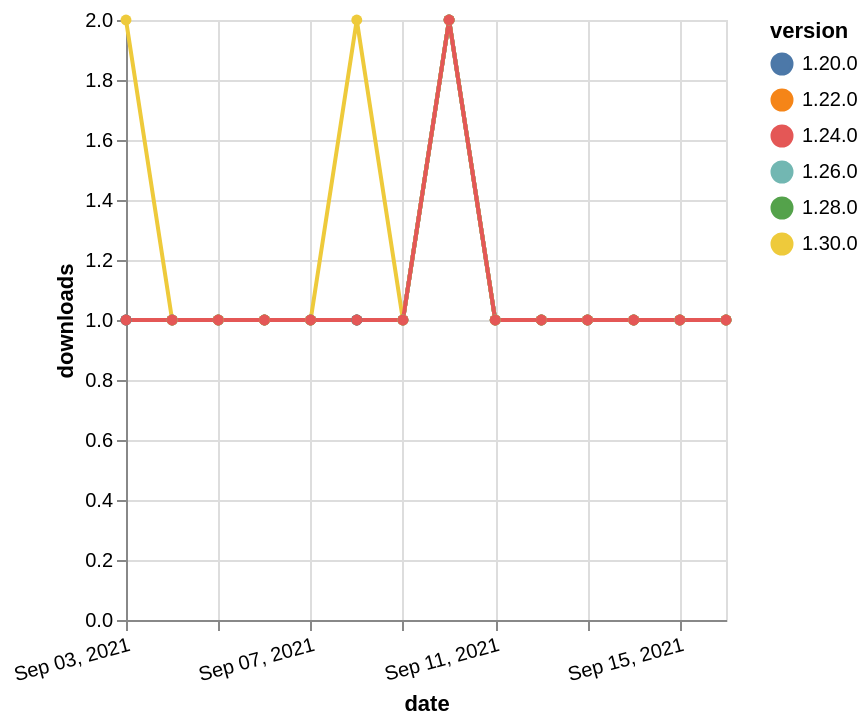

Describe this chart as a Vega-Lite specification.
### Vega-Lite specification from a JSON file in a GitHub repository (floating-point values rounded to 4 significant figures)
{"$schema": "https://vega.github.io/schema/vega-lite/v5.json", "description": "A simple bar chart with embedded data.", "data": {"values": [{"date": "2021-09-03", "total": 179, "delta": 1, "version": "1.22.0"}, {"date": "2021-09-04", "total": 180, "delta": 1, "version": "1.22.0"}, {"date": "2021-09-05", "total": 181, "delta": 1, "version": "1.22.0"}, {"date": "2021-09-06", "total": 182, "delta": 1, "version": "1.22.0"}, {"date": "2021-09-07", "total": 183, "delta": 1, "version": "1.22.0"}, {"date": "2021-09-08", "total": 184, "delta": 1, "version": "1.22.0"}, {"date": "2021-09-09", "total": 185, "delta": 1, "version": "1.22.0"}, {"date": "2021-09-10", "total": 187, "delta": 2, "version": "1.22.0"}, {"date": "2021-09-11", "total": 188, "delta": 1, "version": "1.22.0"}, {"date": "2021-09-12", "total": 189, "delta": 1, "version": "1.22.0"}, {"date": "2021-09-13", "total": 190, "delta": 1, "version": "1.22.0"}, {"date": "2021-09-14", "total": 191, "delta": 1, "version": "1.22.0"}, {"date": "2021-09-15", "total": 192, "delta": 1, "version": "1.22.0"}, {"date": "2021-09-16", "total": 193, "delta": 1, "version": "1.22.0"}, {"date": "2021-09-03", "total": 164, "delta": 1, "version": "1.28.0"}, {"date": "2021-09-04", "total": 165, "delta": 1, "version": "1.28.0"}, {"date": "2021-09-05", "total": 166, "delta": 1, "version": "1.28.0"}, {"date": "2021-09-06", "total": 167, "delta": 1, "version": "1.28.0"}, {"date": "2021-09-07", "total": 168, "delta": 1, "version": "1.28.0"}, {"date": "2021-09-08", "total": 169, "delta": 1, "version": "1.28.0"}, {"date": "2021-09-09", "total": 170, "delta": 1, "version": "1.28.0"}, {"date": "2021-09-10", "total": 172, "delta": 2, "version": "1.28.0"}, {"date": "2021-09-11", "total": 173, "delta": 1, "version": "1.28.0"}, {"date": "2021-09-12", "total": 174, "delta": 1, "version": "1.28.0"}, {"date": "2021-09-13", "total": 175, "delta": 1, "version": "1.28.0"}, {"date": "2021-09-14", "total": 176, "delta": 1, "version": "1.28.0"}, {"date": "2021-09-15", "total": 177, "delta": 1, "version": "1.28.0"}, {"date": "2021-09-16", "total": 178, "delta": 1, "version": "1.28.0"}, {"date": "2021-09-03", "total": 151, "delta": 1, "version": "1.26.0"}, {"date": "2021-09-04", "total": 152, "delta": 1, "version": "1.26.0"}, {"date": "2021-09-05", "total": 153, "delta": 1, "version": "1.26.0"}, {"date": "2021-09-06", "total": 154, "delta": 1, "version": "1.26.0"}, {"date": "2021-09-07", "total": 155, "delta": 1, "version": "1.26.0"}, {"date": "2021-09-08", "total": 156, "delta": 1, "version": "1.26.0"}, {"date": "2021-09-09", "total": 157, "delta": 1, "version": "1.26.0"}, {"date": "2021-09-10", "total": 159, "delta": 2, "version": "1.26.0"}, {"date": "2021-09-11", "total": 160, "delta": 1, "version": "1.26.0"}, {"date": "2021-09-12", "total": 161, "delta": 1, "version": "1.26.0"}, {"date": "2021-09-13", "total": 162, "delta": 1, "version": "1.26.0"}, {"date": "2021-09-14", "total": 163, "delta": 1, "version": "1.26.0"}, {"date": "2021-09-15", "total": 164, "delta": 1, "version": "1.26.0"}, {"date": "2021-09-16", "total": 165, "delta": 1, "version": "1.26.0"}, {"date": "2021-09-03", "total": 219, "delta": 1, "version": "1.20.0"}, {"date": "2021-09-04", "total": 220, "delta": 1, "version": "1.20.0"}, {"date": "2021-09-05", "total": 221, "delta": 1, "version": "1.20.0"}, {"date": "2021-09-06", "total": 222, "delta": 1, "version": "1.20.0"}, {"date": "2021-09-07", "total": 223, "delta": 1, "version": "1.20.0"}, {"date": "2021-09-08", "total": 224, "delta": 1, "version": "1.20.0"}, {"date": "2021-09-09", "total": 225, "delta": 1, "version": "1.20.0"}, {"date": "2021-09-10", "total": 227, "delta": 2, "version": "1.20.0"}, {"date": "2021-09-11", "total": 228, "delta": 1, "version": "1.20.0"}, {"date": "2021-09-12", "total": 229, "delta": 1, "version": "1.20.0"}, {"date": "2021-09-13", "total": 230, "delta": 1, "version": "1.20.0"}, {"date": "2021-09-14", "total": 231, "delta": 1, "version": "1.20.0"}, {"date": "2021-09-15", "total": 232, "delta": 1, "version": "1.20.0"}, {"date": "2021-09-16", "total": 233, "delta": 1, "version": "1.20.0"}, {"date": "2021-09-03", "total": 109, "delta": 2, "version": "1.30.0"}, {"date": "2021-09-04", "total": 110, "delta": 1, "version": "1.30.0"}, {"date": "2021-09-05", "total": 111, "delta": 1, "version": "1.30.0"}, {"date": "2021-09-06", "total": 112, "delta": 1, "version": "1.30.0"}, {"date": "2021-09-07", "total": 113, "delta": 1, "version": "1.30.0"}, {"date": "2021-09-08", "total": 115, "delta": 2, "version": "1.30.0"}, {"date": "2021-09-09", "total": 116, "delta": 1, "version": "1.30.0"}, {"date": "2021-09-10", "total": 118, "delta": 2, "version": "1.30.0"}, {"date": "2021-09-11", "total": 119, "delta": 1, "version": "1.30.0"}, {"date": "2021-09-12", "total": 120, "delta": 1, "version": "1.30.0"}, {"date": "2021-09-13", "total": 121, "delta": 1, "version": "1.30.0"}, {"date": "2021-09-14", "total": 122, "delta": 1, "version": "1.30.0"}, {"date": "2021-09-15", "total": 123, "delta": 1, "version": "1.30.0"}, {"date": "2021-09-16", "total": 124, "delta": 1, "version": "1.30.0"}, {"date": "2021-09-03", "total": 166, "delta": 1, "version": "1.24.0"}, {"date": "2021-09-04", "total": 167, "delta": 1, "version": "1.24.0"}, {"date": "2021-09-05", "total": 168, "delta": 1, "version": "1.24.0"}, {"date": "2021-09-06", "total": 169, "delta": 1, "version": "1.24.0"}, {"date": "2021-09-07", "total": 170, "delta": 1, "version": "1.24.0"}, {"date": "2021-09-08", "total": 171, "delta": 1, "version": "1.24.0"}, {"date": "2021-09-09", "total": 172, "delta": 1, "version": "1.24.0"}, {"date": "2021-09-10", "total": 174, "delta": 2, "version": "1.24.0"}, {"date": "2021-09-11", "total": 175, "delta": 1, "version": "1.24.0"}, {"date": "2021-09-12", "total": 176, "delta": 1, "version": "1.24.0"}, {"date": "2021-09-13", "total": 177, "delta": 1, "version": "1.24.0"}, {"date": "2021-09-14", "total": 178, "delta": 1, "version": "1.24.0"}, {"date": "2021-09-15", "total": 179, "delta": 1, "version": "1.24.0"}, {"date": "2021-09-16", "total": 180, "delta": 1, "version": "1.24.0"}]}, "width": "container", "mark": {"type": "line", "point": {"filled": true}}, "encoding": {"x": {"field": "date", "type": "temporal", "timeUnit": "yearmonthdate", "title": "date", "axis": {"labelAngle": -15}}, "y": {"field": "delta", "type": "quantitative", "title": "downloads"}, "color": {"field": "version", "type": "nominal"}, "tooltip": {"field": "delta"}}}
